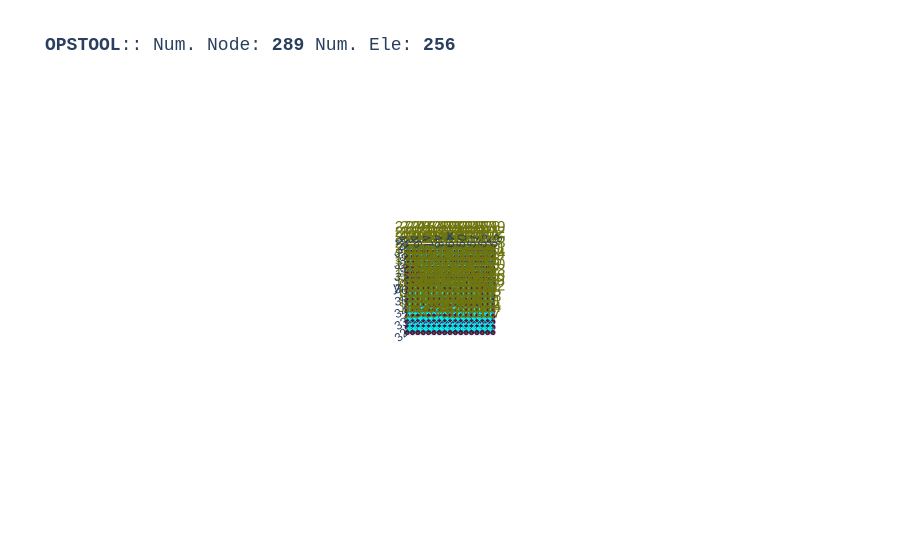

The notebook cell saved with this chart:
### Code cell
opst.vis.plotly.plot_model(show_node_numbering=True)

### Figure 1 — Plotly figure (JSON) as saved in the notebook; plotly's stock layout.template omitted (floating-point values rounded to 4 significant figures; data arrays with more than 128 entries replaced by an {"elided": "..."} marker saying what was removed)
{"data": [{"color": "#00FFFF", "hoverinfo": "skip", "i": {"elided": "512 int values"}, "j": {"elided": "512 int values"}, "k": {"elided": "512 int values"}, "name": "BBarFourNodeQuadUP", "opacity": 1, "type": "mesh3d", "x": {"elided": "1024 float values"}, "y": {"elided": "1024 float values"}, "z": {"elided": "1024 float values"}}, {"connectgaps": false, "hoverinfo": "skip", "line": {"color": "black", "width": 1}, "mode": "lines", "name": "Edge", "type": "scatter3d", "x": {"elided": "1536 float values"}, "y": {"elided": "1536 float values"}, "z": {"elided": "1536 float values"}}, {"customdata": {"elided": "256 str values"}, "hovertemplate": "%{customdata}", "marker": {"color": "#00FFFF", "size": 3, "symbol": "diamond-open"}, "mode": "markers", "name": "BBarFourNodeQuadUP", "type": "scatter3d", "x": {"elided": "256 float values"}, "y": {"elided": "256 float values"}, "z": {"elided": "256 float values"}}, {"customdata": {"elided": "289 str values"}, "hovertemplate": "x: %{x}<br>y: %{y}<br>z: %{z} <br>nodeTag: %{customdata}", "marker": {"color": "#580f41", "size": 3, "symbol": "circle"}, "mode": "markers", "name": "Nodes", "type": "scatter3d", "x": {"elided": "289 float values"}, "y": {"elided": "289 float values"}, "z": {"elided": "289 float values"}}, {"mode": "text", "name": "Node Tag", "text": {"elided": "289 str values"}, "textfont": {"color": "#6e750e", "size": 15}, "type": "scatter3d", "x": {"elided": "289 float values"}, "y": {"elided": "289 float values"}, "z": {"elided": "289 float values"}}, {"connectgaps": false, "hoverinfo": "skip", "line": {"color": "#15b01a", "width": 1}, "mode": "lines", "name": "BC", "type": "scatter3d", "x": {"elided": "294 float values"}, "y": {"elided": "294 float values"}, "z": {"elided": "294 float values"}}], "layout": {"autosize": true, "font": {"family": "Arial, sans-serif"}, "scene": {"aspectmode": "data", "camera": {"eye": {"x": 0, "y": -0.1, "z": 10}}, "dragmode": "pan", "xaxis": {"showbackground": false}, "yaxis": {"showbackground": false}, "zaxis": {"showbackground": true, "showgrid": true, "showticklabels": false, "ticks": "", "title": {"text": ""}, "visible": true}}, "showlegend": false, "title": {"font": {"family": "courier", "size": 18}, "text": "<b>OPSTOOL</b>:: Num. Node: <b>289</b> Num. Ele: <b>256</b>"}}}
